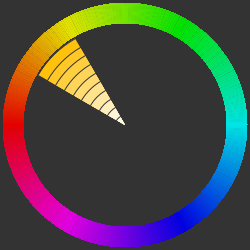
Frame 1 (no input)
Frame 60 (the mouse pressed at the canvas centre just before this capture): identical to frame 1, image omitted
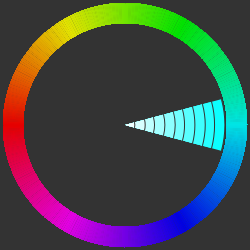
Frame 120 (the mouse held since frame 60 and released just before this capture)

The Processing sketch that drew these frames (run headless with seeded random() and noise(); from frame 60 on, the mouse is pressed at the canvas centre):

// Processing sketch: processing_8643
// ── processing_8643.pde

int step = 12;
float startSize, startHue, startSat, startAngle, endAngle, rotateAngle, lineHue;
float x1,y1,x2,y2, rainbow;

void setup(){
  size(250,250);
  smooth();
  colorMode(HSB, 2*PI, 100, 100);
}

void draw(){
  background(0,0,20);
 
  rotateAngle = atan2(mouseY-height/2, mouseX-width/2);
  startAngle = rotateAngle - PI/step;
  endAngle = rotateAngle + PI/step;
  startHue = rotateAngle+PI;
  startSize = 200;
  startSat = 95;
  lineHue = 0;
  
  translate(width/2, height/2);
  
  for(int j=0; j<1500; j++){
  rainbow = lineHue + PI;
  x1 = 102 * cos(rainbow);
  y1 = 102 * sin(rainbow);
  x2 = 122 * cos(rainbow);
  y2 = 122 * sin(rainbow);
  
  stroke(lineHue, 100, 90);
  line(x1, y1, x2, y2);
  
  lineHue = lineHue + TWO_PI/1500;
  }
     
  for(int i=0; i<step; i++){
    stroke(0,0,20);
    fill(startHue, startSat, 100);
    arc(0, 0, startSize, startSize, startAngle, endAngle);
    startSize = startSize - 240/step;
    startSat = startSat - 120/step;
  }
  
}
    
    
  
